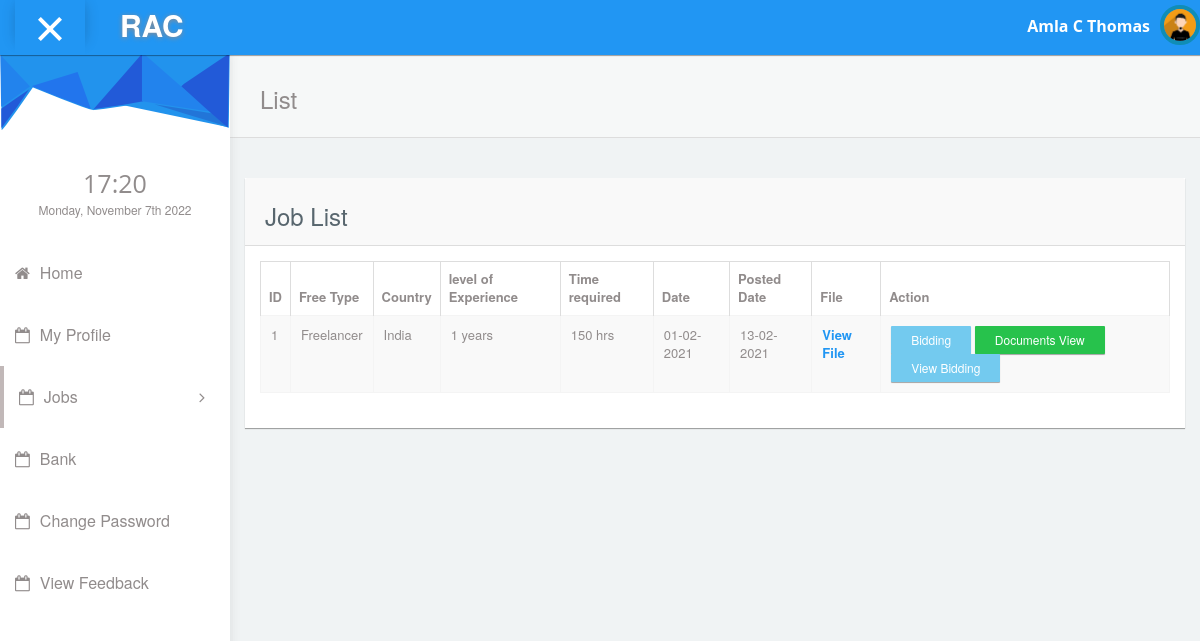
The app's page /freelancer/jobview.php?rid=4 (signed in) with its own data.
### tables this page shows
CREATE TABLE IF NOT EXISTS `free_reg` (
  `fid` int(11) NOT NULL AUTO_INCREMENT,
  `name` varchar(100) NOT NULL,
  `address` text NOT NULL,
  `phno` varchar(20) NOT NULL,
  `degree` varchar(30) NOT NULL,
  `institution` varchar(100) NOT NULL,
  `university` varchar(100) NOT NULL,
  `other_quali` varchar(120) DEFAULT NULL,
  `work_exp` varchar(100) DEFAULT NULL,
  `work_place` varchar(70) DEFAULT NULL,
  `post` varchar(100) DEFAULT NULL,
  `years_worked` varchar(50) DEFAULT NULL,
  `current_status` varchar(30) NOT NULL,
  `area_of_study` varchar(100) DEFAULT NULL,
  `email` varchar(100) NOT NULL,
  `dob` date DEFAULT NULL,
  PRIMARY KEY (`fid`)
);

CREATE TABLE IF NOT EXISTS `job_post` (
  `job_id` int(11) NOT NULL AUTO_INCREMENT,
  `job_post` varchar(100) NOT NULL,
  `category` varchar(70) NOT NULL,
  `description` varchar(100) NOT NULL,
  `type_of_pro` varchar(70) NOT NULL,
  `needed_skills` varchar(100) NOT NULL,
  `qualification` varchar(100) NOT NULL,
  `free_type` varchar(70) NOT NULL,
  `country1` varchar(70) NOT NULL,
  `lvl_of_exp` varchar(70) NOT NULL,
  `time_required` varchar(100) NOT NULL,
  `comp_mail` varchar(100) NOT NULL,
  `date` date NOT NULL,
  `post_date` date NOT NULL,
  `pro_file` varchar(100) NOT NULL,
  `sal_expected` int(11) NOT NULL,
  `status` varchar(70) NOT NULL,
  PRIMARY KEY (`job_id`)
);

### connectionclass.php (called while the page is built, shortened)
<?php
class ConnectionClass
{
public $db=null;
public function open()
{
$this->db=mysqli_connect('localhost','root','','rent_a_coder') or die('Error: ' . mysqli_error($myConnection));
	}
public function GetTable($qry)
{
    try
	{
	$result=mysqli_query($this->db,$qry);
	if($result)
	{
	    $data = array();
		while ($row=mysqli_fetch_assoc($result))
		{
		$data[ ] = $row;
		}
		return $data;
		}
	else
	throw new  Exception(mysql_error());
	}
	catch(Exception $e)
	{
	return $e->getMessage();
	}
}
public function GetSingleData($qry)
{
  try
  {
      $result=mysqli_query($this->db,$qry);
	  if($result)
	  {
	         $row=mysqli_fetch_row($result) ;
			 return $row[0];
			 }
			 else
			 {
			     throw new Exception(mysqli_error($this->db));
			 }
    }
	catch(Exception $e)
	{
	         return $e->getMessage();
	}
 }
}
?>

### freelancer/jobview.php (the view)
<?php
require_once('header.php');
require_once("../connectionclass.php");
$obj=new ConnectionClass();
$jobrid=$_REQUEST['rid'];
$qry="select * from job_post j inner join org_reg r on r.email=j.comp_mail  where j.status='active' and j.job_id='$jobrid'";
$result=$obj->GetTable($qry);
?>
            <div id="content">
               <div class="panel box-shadow-none content-header">
                  <div class="panel-body">
                    <div class="col-md-12">
                        <h3 class="animated fadeInLeft">List</h3>
                    </div>
                  </div>
              </div>
              <div class="col-md-12 top-20 padding-0">
                <div class="col-md-12">
                  <div class="panel">
                    <div class="panel-heading"><h3>Job List</h3></div>
                    <div class="panel-body">
                      <div class="responsive-table">
                      <table id="datatables-example" class="table table-striped table-bordered" width="100%" cellspacing="0">
                      <thead>
                          <tr>
            <th data-breakpoints="xs">ID</th>
            <th>Free Type</th>
            <th>Country</th>
            <th>level of Experience</th>
            <th>Time required</th>
            <th>Date</th>
            <th>Posted Date</th>
            <th>File</th>
            <th>Action</th>
          </tr>
        </thead>
        <tbody>
            <?php
            $i=0;
            foreach ($result as $res)
            {
                $i++;
            ?>
          <tr data-expanded="true">
            <td><?php echo $i;?></td>
            <td><?php echo $res['free_type'];?></td>
            <td><?php echo $res['country1'];?></td>
            <td><?php echo $res['lvl_of_exp'];?></td>
            <td><?php echo $res['time_required'];?></td>
            <td><?php echo $da=date("d-m-Y", strtotime($res['date']) );?></td>
            <td><?php echo $post_date=date("d-m-Y", strtotime($res['post_date']) );?></td>
            <td><a target="_blank" href="../Organization/document/doc/<?php echo $res['pro_file'];?>">View File</a>
                </td>
                <td><?php
                        if($post_date > $da)
                        {
                          ?>
                          <a class="btn btn-info btn-sm" href="bidding.php?rid=<?php echo $res['job_id'];?>&date=<?php echo $res['post_date'];?>">Bidding</a>
                          <?php
                        }
                ?>
                 <a class="btn btn-success btn-sm" href="viewadddoc.php?action=insert&jid=<?php echo $res['job_id'];?>">Documents View</a>
                  <a class="btn btn-info btn-sm" href="viewbidding.php?job_id=<?php echo $res['job_id'];?>&date=<?php echo $res['post_date'];?>">View Bidding</a>
            </td>
          </tr>
          <?php
            }
            ?>
                      </tbody>
                        </table>
                      </div>
                  </div>
                </div>
              </div>
              </div>
            </div>
<?php require_once('footer.php'); ?>

### freelancer/header.php (shortened to what this page needs)
<!DOCTYPE html>
<html lang="en">
<head>
    <link rel="stylesheet" type="text/css" href="../admintemplate/css/bootstrap.min.css">
      <link rel="stylesheet" type="text/css" href="../admintemplate/css/plugins/font-awesome.min.css"/>
      <link rel="stylesheet" type="text/css" href="../admintemplate/css/plugins/simple-line-icons.css"/>
      <link rel="stylesheet" type="text/css" href="../admintemplate/css/plugins/animate.min.css"/>
      <link rel="stylesheet" type="text/css" href="../admintemplate/css/plugins/fullcalendar.min.css"/>
	<link href="../admintemplate/css/style.css" rel="stylesheet">
  </head>
<?php
require_once("../connectionclass.php");
$obj=new ConnectionClass();
$email=$_SESSION['email'];
$qry="select name from free_reg where email='$email'";
$name=$obj->GetSingleData($qry);
?>
 <body id="mimin" class="dashboard">
        <nav class="navbar navbar-default header navbar-fixed-top">
          <div class="col-md-12 nav-wrapper">
            <div class="navbar-header" style="width:100%;">
              <div class="opener-left-menu is-open">
                <span class="bottom"></span>
              </div>
                <a href="index.php" class="navbar-brand">
                 <b>RAC</b>
                </a>
              <ul class="nav navbar-nav navbar-right user-nav">
                <li class="user-name"><span><?php echo $name; ?></span></li>
                  <li class="dropdown avatar-dropdown">
                   <img src="../admintemplate/img/avatar.jpg" class="img-circle avatar" alt="user name" data-toggle="dropdown" aria-haspopup="true" aria-expanded="true"/>
                </li>
              </ul>
            </div>
          </div>
        </nav>
      <div class="container-fluid mimin-wrapper">
            <div id="left-menu">
              <div class="sub-left-menu scroll">
                <ul class="nav nav-list">
                    <li><div class="left-bg"></div></li>
                    <li class="time">
                      <h1 class="animated fadeInLeft" style="font-size: 25px;">21:00</h1>
                      <p class="animated fadeInRight">Sat,October 1st 2029</p>
                    </li>
                     <li class="ripple"><a href="index.php"><span class="fa fa-home"></span>Home</a></li>
                      <li class="ripple"><a href="profile.php"><span class="fa fa-calendar-o"></span>My Profile</a></li>
                     <li class="active ripple">
                      <a class="tree-toggle nav-header"><span class="fa-calendar-o fa"></span>Jobs
                        <span class="fa-angle-right fa right-arrow text-right"></span>
                      </a>
                    </li>
                   <li class="ripple"><a href="bank.php"><span class="fa fa-calendar-o"></span>Bank</a></li>
                   <li class="ripple"><a href="changepassword.php"><span class="fa fa-calendar-o"></span>Change Password</a></li>
                   <li class="ripple"><a href="viewfeedback.php"><span class="fa fa-calendar-o"></span>View Feedback</a></li>
                       </ul>
                </div>
            </div>

### records on screen
free_reg: name "Amla C Thomas"
job_post: free_type "Freelancer", country1 "India", lvl_of_exp "1 years", time_required "150 hrs", date "01-02-2021", post_date "13-02-2021"
